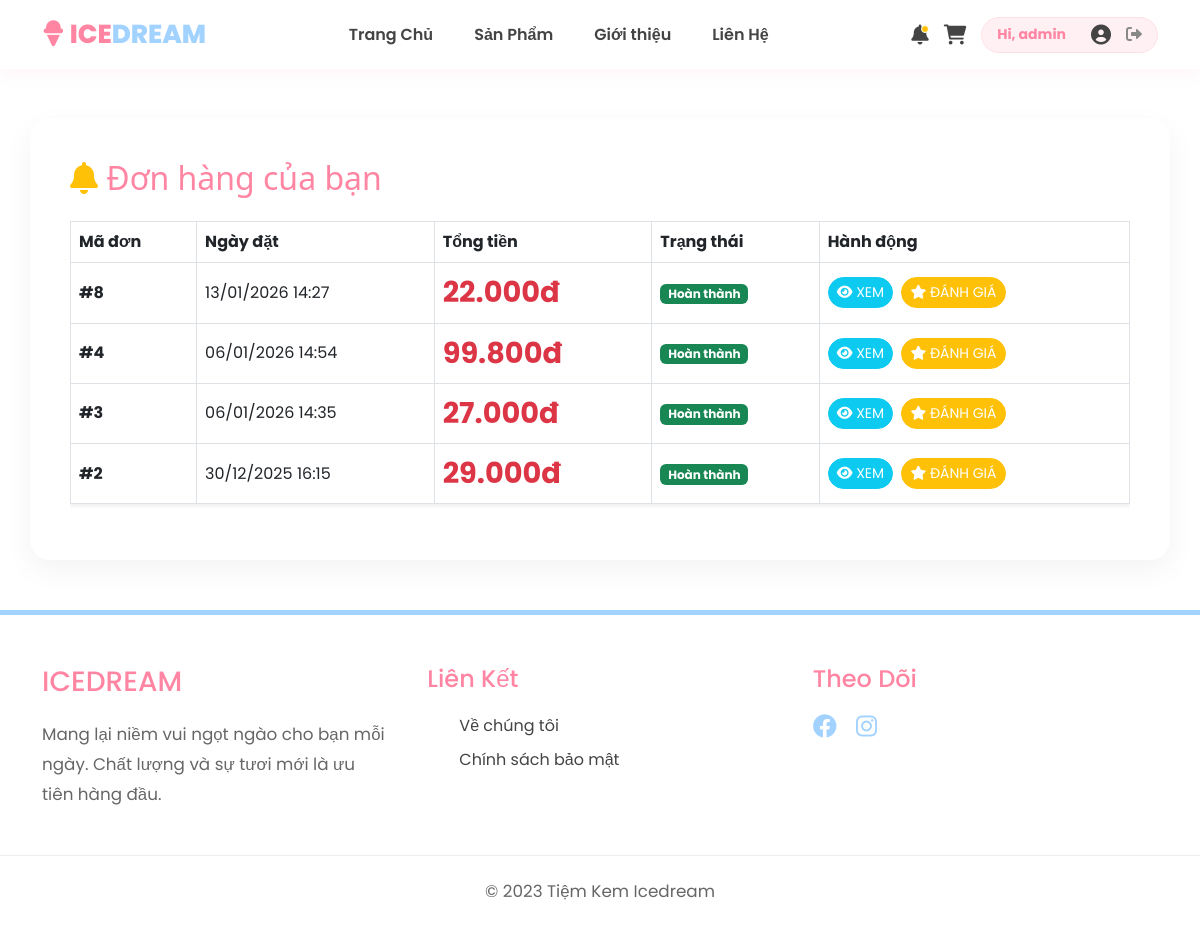
Before: /View/my_order.php (signed in) with the older database file.
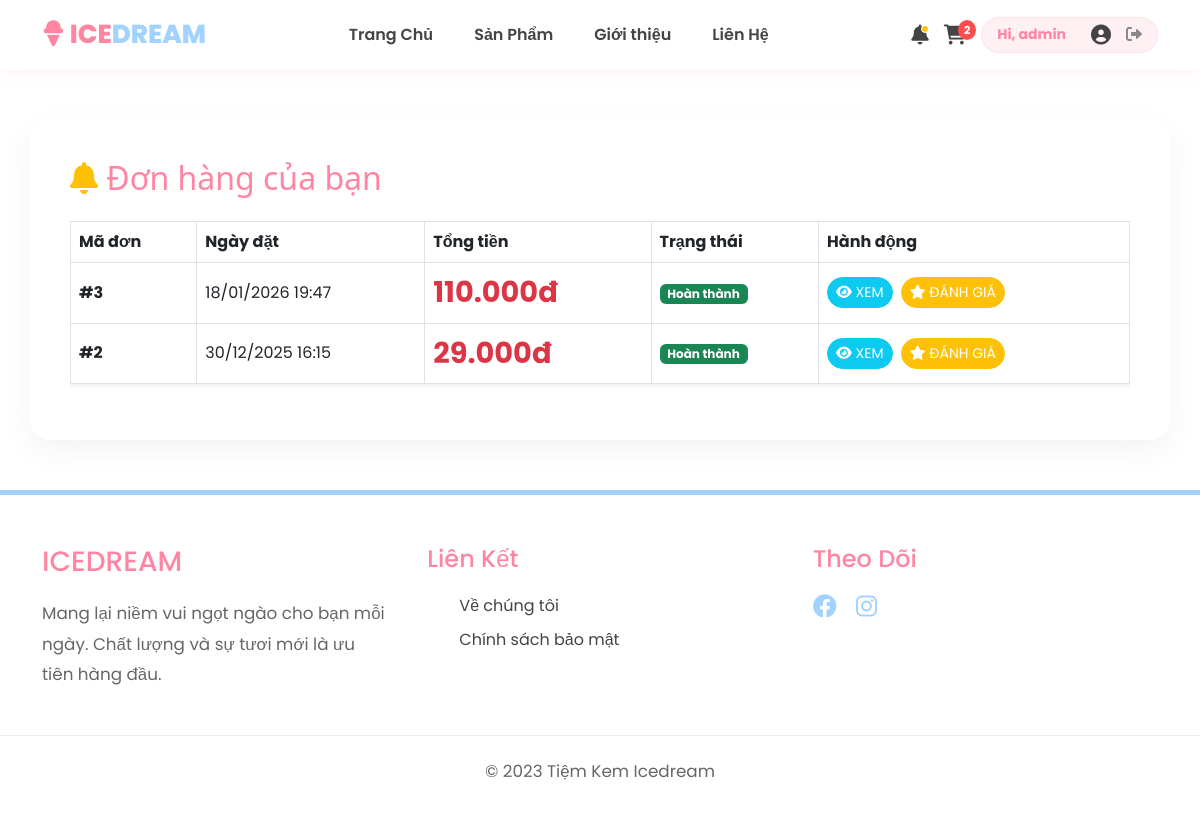
After: the same page with the newer database file.
### tables this page shows
CREATE TABLE `orders` (
  `id` int(11) NOT NULL,
  `user_id` int(11) NOT NULL,
  `full_name` varchar(255) DEFAULT NULL,
  `email` varchar(255) DEFAULT NULL,
  `address` text DEFAULT NULL,
  `total_price` decimal(15,2) DEFAULT NULL,
  `status` enum('Đang xử lý','Đang giao','Hoàn thành','Đã hủy') DEFAULT NULL,
  `created_at` datetime DEFAULT current_timestamp()
);

### Model/order.php (called while the page is built, shortened)
<?php
require_once 'BaseModel.php';
class OrderModel extends BaseModel {
    public function getOrdersByUser($user_id) {
        $user_id = intval($user_id);
        $sql = "SELECT * FROM orders WHERE user_id = $user_id ORDER BY created_at DESC";
        $result = $this->conn->query($sql);
        return $result->fetch_all(MYSQLI_ASSOC);
    }
}

### Model/BaseModel.php (called while the page is built, shortened)
<?php
abstract class BaseModel {
    public function __construct($connection) {
        $this->conn = $connection;
    }
}
?>

### Model/FeedbackModel.php (called while the page is built, shortened)
<?php
require_once 'BaseModel.php';
class FeedbackModel extends BaseModel {
    public function hasFeedback($order_id) {
        $sql = "SELECT id FROM feedbacks WHERE order_id = ?";
        $stmt = $this->conn->prepare($sql);
        $stmt->bind_param("i", $order_id);
        $stmt->execute();
        $result = $stmt->get_result();
        return $result->num_rows > 0;
    }
}
?>

### Model/giohang.php (called while the page is built, shortened)
<?php
require_once __DIR__ . '/BaseModel.php';
class GiohangModel extends BaseModel {
    public function demLoaiSanPham() {
        $user_id = $_SESSION['user_id'];
        $res = $this->conn->query("SELECT COUNT(*) as total FROM cart WHERE user_id = $user_id");
        $row = $res->fetch_assoc();
        return $row['total'] ?? 0;
    }
}

### View/my_order.php (the view, shortened to what the changed rows need)
<?php
require_once '../Model/order.php';
require_once '../Model/FeedbackModel.php';
$orderModel = new OrderModel($conn);
$feedbackModel = new FeedbackModel($conn);
include 'header.php';
$user_id = $_SESSION['user_id'];
$orders = $orderModel->getOrdersByUser($user_id);
?>
<div class="container py-5">
    <h2 class="mb-4 text-pink" style="color: #ff85a2;">
        <i class="fas fa-bell text-warning"></i> Đơn hàng của bạn
    </h2>
    <div class="table-responsive">
        <table class="table table-bordered align-middle shadow-sm">
            <thead class="text-white" style="background-color: #ff85a2;">
                <tr>
                    <th>Mã đơn</th>
                    <th>Ngày đặt</th>
                    <th>Tổng tiền</th>
                    <th>Trạng thái</th>
                    <th>Hành động</th>
                </tr>
            </thead>
            <tbody>
                <?php if (empty($orders)): ?>
                    <tr>
                        <td colspan="5" class="text-center py-4 text-muted">Bạn chưa có đơn hàng nào.</td>
                    </tr>
                <?php else: ?>
                    <?php foreach ($orders as $order): ?>
                    <tr>
                        <td class="fw-bold">#<?= $order['id'] ?></td>
                        <td><?= date('d/m/Y H:i', strtotime($order['created_at'])) ?></td>
                        <td class="text-danger fw-bold"><?= number_format($order['total_price'], 0, ',', '.') ?>đ</td>
                        <td>
                            <?php
                                $status = $order['status'];
                                $badgeClass = 'bg-warning text-dark';
                                if ($status == 'Hoàn thành') $badgeClass = 'bg-success';
                            ?>
                            <span class="badge <?= $badgeClass ?>"><?= $status ?></span>
                        </td>
                        <td>
                            <a href="order_detail.php?id=<?= $order['id'] ?>" class="btn btn-info btn-sm rounded-pill text-white me-1" title="Xem chi tiết">
                                <i class="fas fa-eye"></i> Xem
                            </a>
                            <?php if ($status == 'Hoàn thành'): ?>
                                <?php if (!$feedbackModel->hasFeedback($order['id'])): ?>
                                    <a href="write_feedback.php?order_id=<?= $order['id'] ?>" class="btn btn-warning btn-sm rounded-pill text-white" title="Đánh giá">
                                        <i class="fas fa-star"></i> Đánh giá
                                    </a>
                                <?php else: ?>
                                    <button class="btn btn-secondary btn-sm rounded-pill" disabled>Đã đánh giá</button>
                                <?php endif; ?>
                            <?php endif; ?>
                        </td>
                    </tr>
                    <?php endforeach; ?>
                <?php endif; ?>
            </tbody>
        </table>
    </div>
</div>
<?php include 'footer.php'; ?>

### View/header.php (shortened to what the changed rows need)
<?php
require_once __DIR__ . '/../Model/giohang.php';
$giohangModel = new GiohangModel($conn);
?>
<!DOCTYPE html>
<html lang="vi">
<head>
    <link rel="stylesheet" href="../Content/index.css">
    <link rel="stylesheet" href="https://cdnjs.cloudflare.com/ajax/libs/font-awesome/6.0.0/css/all.min.css">
    <link href="https://cdn.jsdelivr.net/npm/bootstrap@5.3.0/dist/css/bootstrap.min.css" rel="stylesheet">
</head>
<body>
    <header>
        <div class="container header-wrapper">
            <div class="header-icons">
                <a href="giohang.php" class="icon-link position-relative" title="Giỏ hàng">
                    <i class="fas fa-shopping-cart"></i>
                    <?php $count = $giohangModel->demLoaiSanPham(); if ($count > 0): ?>
                        <span class="cart-badge"><?= $count; ?></span>
                    <?php endif; ?>
                </a>
            </div>
        </div>
    </header>

Changed rows visible on the page:
no longer on this page (row edited): orders: id "8", created_at "13/01/2026 14:27", total_price "22.000", status "Hoàn thành"
no longer on this page (row edited): orders: id "4", created_at "06/01/2026 14:54", total_price "99.800", status "Hoàn thành"
changed orders id 3: created_at "06/01/2026 14:35" → "18/01/2026 19:47"; total_price "27.000" → "110.000"
Other visible differences:
$count: (not shown) → "2"
